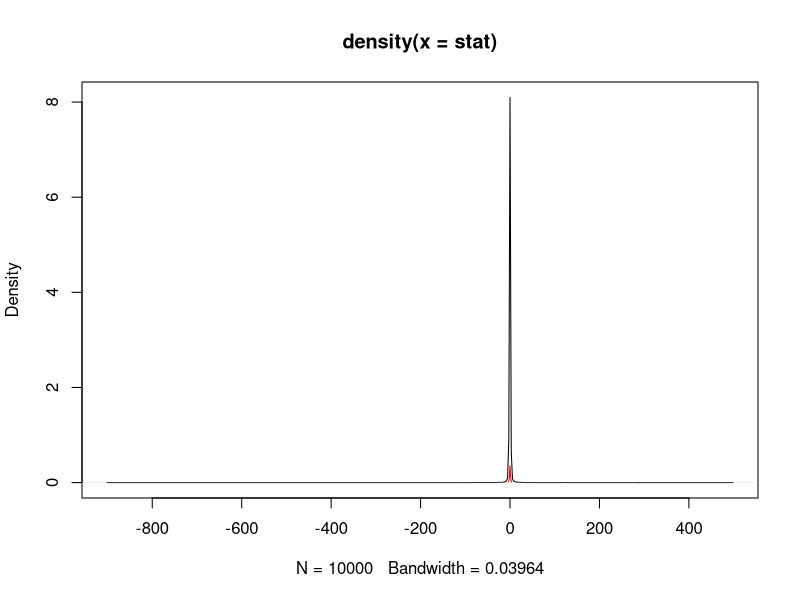

Generate this figure with R:
# Set Up
n = 3
sample = 10000
stat = numeric(sample)

# Generate Random Samples
for (i in 1 : sample) {
    result = rnorm(3, 3, 5)
    stat[i] = (mean(result) - 3) / (var(result) / sqrt(3))
}

d = density(stat)
plot(d)
curve(dt(x, df = 2), from = -4, to = 4, col = "red", add = T)

